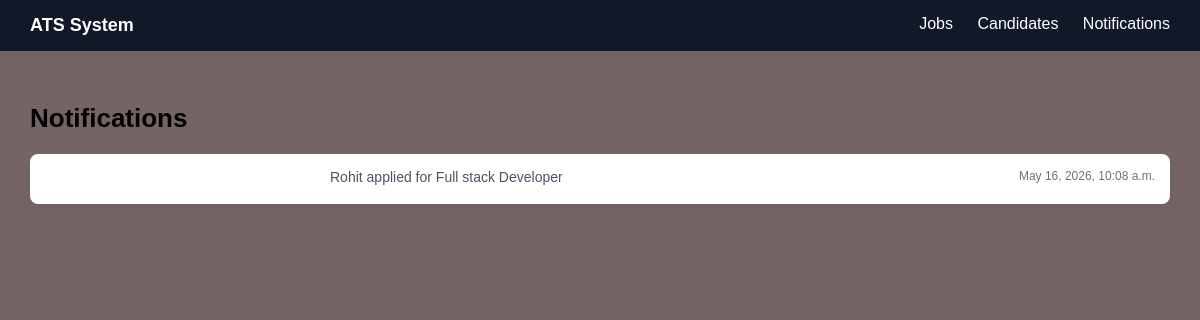
The page /notifications/ on the database as committed earlier.
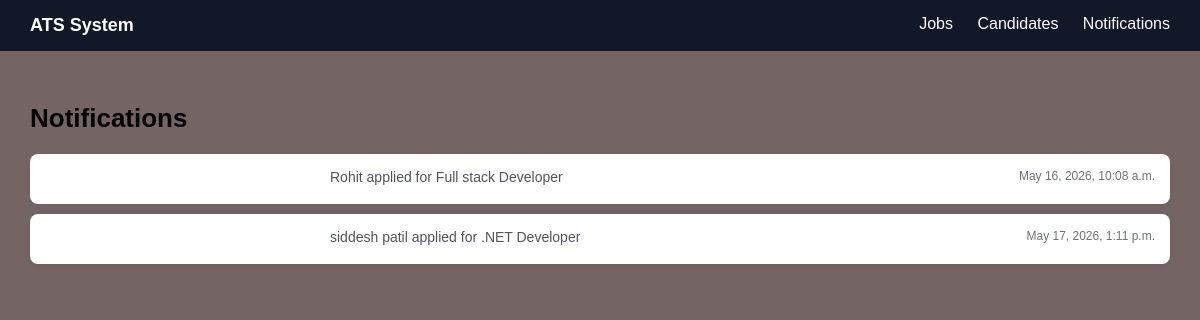
The same page on the database as committed later.
### notifications/models.py (models this page shows)
class Notification(models.Model):
    message=models.CharField(max_length=100)
    read=models.BooleanField(default=False)
    created_at=models.DateTimeField(auto_now_add=True)
    application=models.ForeignKey(Applicant,on_delete=models.CASCADE)

### notifications/views.py (the view)
# urls.py: path('', notification_page),    # UI page
def notification_page(request):
   notification = Notification.objects.all()
   return render(request, "notifications.html", {"notifications": notification})

### templates/notifications.html (shortened to what this page needs)
{% load static %}
<!DOCTYPE html>
<html>
<head>
    <link rel="stylesheet" href="{% static 'style.css' %}?v=2">
</head>
<body>
<nav class="navbar">
    <div class="logo">ATS System</div>
    <div class="nav-links">
        <a href="/">Jobs</a>
        <a href="/candidates/">Candidates</a>
        <a href="/notifications/">Notifications</a>
    </div>
</nav>
<div class="container">
    <h2 class="title">Notifications</h2>
    <div class="list-container">
        {% for n in notifications %}
            <div class="notification-row">
                <div class="col message">
                    {{ n.message }}
                </div>
                <div class="col time">
                    {{ n.created_at|default:"-" }}
                </div>
            </div>
        {% empty %}
            <p>No notifications found</p>
        {% endfor %}
    </div>
</div>
</body>
</html>

Rows that differ between the two databases and show on the page:
added Notification: message "siddesh patil applied for .NET Developer", created_at "May 17, 2026, 1:11 p.m."
